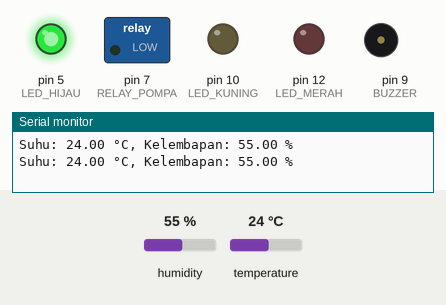
A sketch run on a simulated Arduino Uno, built with avr-gcc and run on an emulated ATmega328P. Parts: switched loads named in the sketch (green lamp = pin HIGH), output pins drawn as LEDs (lit = HIGH), buzzer (waves = sounding, pin HIGH), the last lines printed to the serial monitor. The test bench sets the inputs (shaded band); at power-on: temperature 24 °C, humidity 55 %.

Above: at 2.8 s.
2.9 s: temperature set to 29.1 °C
5.6 s: temperature set to 30.8 °C
At 7.4 s:
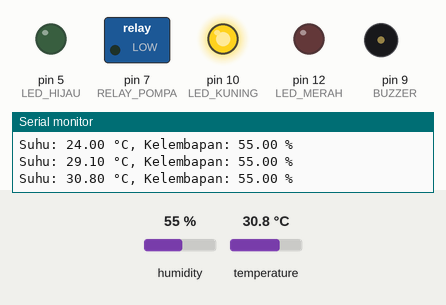
8.3 s: temperature set to 34.6 °C
11.2 s: temperature set to 35.9 °C
At 12.6 s:
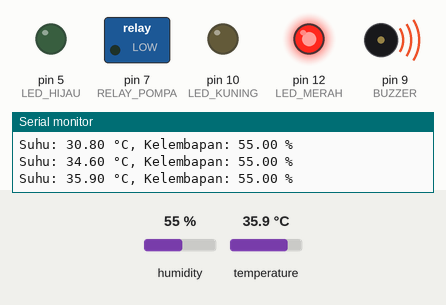
13.9 s: temperature set to 12 °C
At 14.4 s:
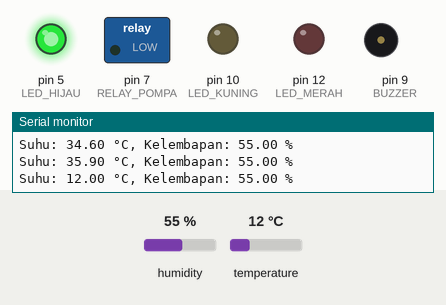
16.6 s: temperature set to 33 °C
At 19.1 s:
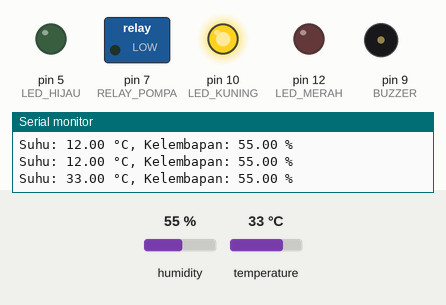
Timing chart, 0 to 20.5 s (numbered marks = the images above; inputs shaded):
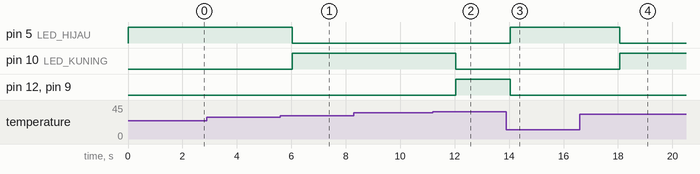

The sketch:

sketch.ino
```cpp
#include "DHT.h"

#define DHTPIN 8
#define DHTTYPE DHT22

DHT dht(DHTPIN, DHTTYPE);

#define LED_HIJAU 5
#define LED_KUNING 10
#define LED_MERAH 12
#define RELAY_POMPA 7
#define BUZZER 9

void setup() {
  Serial.begin(9600);
  dht.begin();

  pinMode(LED_HIJAU, OUTPUT);
  pinMode(LED_KUNING, OUTPUT);
  pinMode(LED_MERAH, OUTPUT);
  pinMode(RELAY_POMPA, OUTPUT);
  pinMode(BUZZER, OUTPUT);

  digitalWrite(RELAY_POMPA, LOW); // Pompa awal OFF
  digitalWrite(BUZZER, LOW);
}

void loop() {
  float suhu = dht.readTemperature();
  float lembab = dht.readHumidity();

  if (isnan(suhu) || isnan(lembab)) {
    Serial.println("Sensor tidak terbaca!");
    return;
  }

  Serial.print("Suhu: ");
  Serial.print(suhu);
  Serial.print(" °C, Kelembapan: ");
  Serial.print(lembab);
  Serial.println(" %");

  // Logika indikator berdasarkan suhu
  if (suhu > 35) {
    digitalWrite(LED_MERAH, HIGH);
    digitalWrite(LED_KUNING, LOW);
    digitalWrite(LED_HIJAU, LOW);
    digitalWrite(BUZZER, HIGH);
  }
  else if (suhu >= 30 && suhu <= 35) {
    digitalWrite(LED_MERAH, LOW);
    digitalWrite(LED_KUNING, HIGH);
    digitalWrite(LED_HIJAU, LOW);
    digitalWrite(BUZZER, LOW);
  }
  else {
    digitalWrite(LED_MERAH, LOW);
    digitalWrite(LED_KUNING, LOW);
    digitalWrite(LED_HIJAU, HIGH);
    digitalWrite(BUZZER, LOW);
  }

  delay(2000); // baca tiap 2 detik
}
```

Measured:
- the behaviour switches between 29.9 and 30 °C on temperature (found by bisection; images 0 and 1)
- the behaviour switches between 35 and 35.1 °C on temperature (found by bisection; images 1 and 2)
- after the input at 5.6 s, pin 5 (LED_HIJAU): HIGH → LOW after 0.43 s; pin 10 (LED_KUNING): LOW → HIGH after 0.43 s
- after the input at 11.2 s, pin 10 (LED_KUNING): HIGH → LOW after 0.84 s; pin 12 (LED_MERAH), pin 9 (BUZZER): LOW → HIGH after 0.84 s
- after the input at 13.9 s, pin 5 (LED_HIJAU): LOW → HIGH after 0.15 s; pin 12 (LED_MERAH), pin 9 (BUZZER): HIGH → LOW after 0.15 s
- after the input at 16.6 s, pin 5 (LED_HIJAU): HIGH → LOW after 1.5 s; pin 10 (LED_KUNING): LOW → HIGH after 1.5 s
